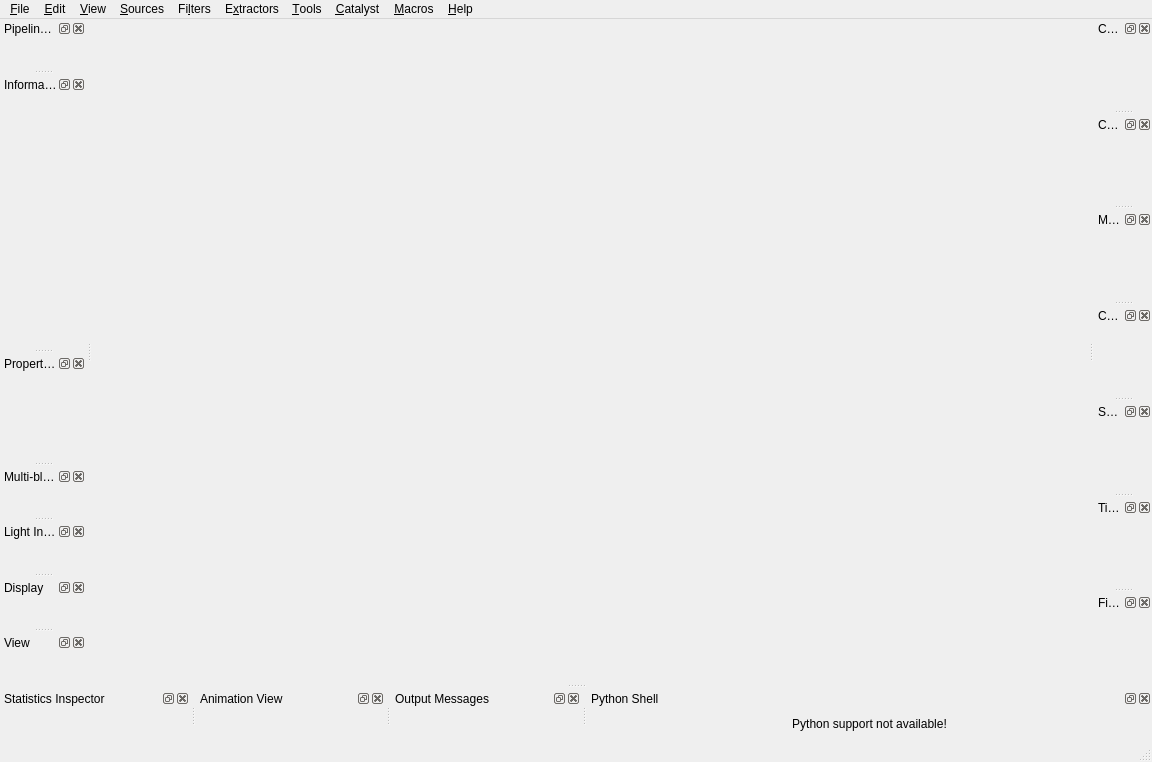
<?xml version="1.0" encoding="UTF-8"?>
<ui version="4.0">
 <class>pqClientMainWindow</class>
 <widget class="QMainWindow" name="pqClientMainWindow">
  <property name="geometry">
   <rect>
    <x>0</x>
    <y>0</y>
    <width>1152</width>
    <height>762</height>
   </rect>
  </property>
  <property name="acceptDrops">
   <bool>true</bool>
  </property>
  <property name="windowTitle">
   <string>MainWindow</string>
  </property>
  <property name="windowIcon">
   <iconset resource="../../Qt/Components/Resources/pqComponents.qrc">
    <normaloff>:/pqWidgets/Icons/pvIcon512.png</normaloff>:/pqWidgets/Icons/pvIcon512.png</iconset>
  </property>
  <widget class="QWidget" name="centralwidget">
   <layout class="QGridLayout" name="gridLayout">
    <property name="leftMargin">
     <number>0</number>
    </property>
    <property name="topMargin">
     <number>0</number>
    </property>
    <property name="rightMargin">
     <number>0</number>
    </property>
    <property name="bottomMargin">
     <number>0</number>
    </property>
    <item row="0" column="0">
     <widget class="pqTabbedMultiViewWidget" name="MultiViewWidget" native="true"/>
    </item>
   </layout>
  </widget>
  <widget class="QMenuBar" name="menubar">
   <property name="geometry">
    <rect>
     <x>0</x>
     <y>0</y>
     <width>1152</width>
     <height>20</height>
    </rect>
   </property>
   <widget class="QMenu" name="menu_File">
    <property name="title">
     <string>&amp;File</string>
    </property>
   </widget>
   <widget class="QMenu" name="menuSources">
    <property name="title">
     <string>&amp;Sources</string>
    </property>
   </widget>
   <widget class="QMenu" name="menuFilters">
    <property name="title">
     <string>Fi&amp;lters</string>
    </property>
   </widget>
   <widget class="QMenu" name="menu_Edit">
    <property name="title">
     <string>&amp;Edit</string>
    </property>
   </widget>
   <widget class="QMenu" name="menu_View">
    <property name="title">
     <string>&amp;View</string>
    </property>
   </widget>
   <widget class="QMenu" name="menuTools">
    <property name="title">
     <string>&amp;Tools</string>
    </property>
   </widget>
   <widget class="QMenu" name="menu_Help">
    <property name="title">
     <string>&amp;Help</string>
    </property>
   </widget>
   <widget class="QMenu" name="menu_Macros">
    <property name="title">
     <string>&amp;Macros</string>
    </property>
   </widget>
   <widget class="QMenu" name="menu_Catalyst">
    <property name="title">
     <string>&amp;Catalyst</string>
    </property>
   </widget>
   <widget class="QMenu" name="menuExtractors">
    <property name="title">
     <string>E&amp;xtractors</string>
    </property>
   </widget>
   <addaction name="menu_File"/>
   <addaction name="menu_Edit"/>
   <addaction name="menu_View"/>
   <addaction name="menuSources"/>
   <addaction name="menuFilters"/>
   <addaction name="menuExtractors"/>
   <addaction name="menuTools"/>
   <addaction name="menu_Catalyst"/>
   <addaction name="menu_Macros"/>
   <addaction name="menu_Help"/>
  </widget>
  <widget class="pqStatusBar" name="statusbar"/>
  <widget class="QDockWidget" name="pipelineBrowserDock">
   <property name="allowedAreas">
    <set>Qt::LeftDockWidgetArea|Qt::RightDockWidgetArea</set>
   </property>
   <property name="windowTitle">
    <string>Pipeline Browser</string>
   </property>
   <attribute name="dockWidgetArea">
    <number>1</number>
   </attribute>
   <widget class="pqPipelineBrowserWidget" name="pipelineBrowser">
    <property name="contextMenuPolicy">
     <enum>Qt::DefaultContextMenu</enum>
    </property>
   </widget>
  </widget>
  <widget class="QDockWidget" name="statisticsDock">
   <property name="allowedAreas">
    <set>Qt::BottomDockWidgetArea|Qt::LeftDockWidgetArea|Qt::RightDockWidgetArea</set>
   </property>
   <property name="windowTitle">
    <string>Statistics Inspector</string>
   </property>
   <attribute name="dockWidgetArea">
    <number>8</number>
   </attribute>
   <widget class="pqDataInformationWidget" name="statisticsView"/>
  </widget>
  <widget class="QDockWidget" name="animationViewDock">
   <property name="windowTitle">
    <string>Animation View</string>
   </property>
   <attribute name="dockWidgetArea">
    <number>8</number>
   </attribute>
   <widget class="pqPVAnimationWidget" name="animationView"/>
  </widget>
  <widget class="QDockWidget" name="comparativePanelDock">
   <property name="allowedAreas">
    <set>Qt::LeftDockWidgetArea|Qt::RightDockWidgetArea</set>
   </property>
   <property name="windowTitle">
    <string>Comparative View Inspector</string>
   </property>
   <attribute name="dockWidgetArea">
    <number>2</number>
   </attribute>
   <widget class="pqComparativeVisPanel" name="comparativeVisPanel"/>
  </widget>
  <widget class="QDockWidget" name="collaborationPanelDock">
   <property name="allowedAreas">
    <set>Qt::LeftDockWidgetArea|Qt::RightDockWidgetArea</set>
   </property>
   <property name="windowTitle">
    <string>Collaboration Panel</string>
   </property>
   <attribute name="dockWidgetArea">
    <number>2</number>
   </attribute>
   <widget class="pqCollaborationPanel" name="collaborationPanel"/>
  </widget>
  <widget class="QDockWidget" name="informationDock">
   <property name="allowedAreas">
    <set>Qt::LeftDockWidgetArea|Qt::RightDockWidgetArea</set>
   </property>
   <property name="windowTitle">
    <string>Information</string>
   </property>
   <attribute name="dockWidgetArea">
    <number>1</number>
   </attribute>
   <widget class="QWidget" name="informationWidgetFrame">
    <layout class="QVBoxLayout" name="verticalLayout_2">
     <item>
      <widget class="QScrollArea" name="informationScrollArea">
       <property name="frameShape">
        <enum>QFrame::NoFrame</enum>
       </property>
       <property name="widgetResizable">
        <bool>true</bool>
       </property>
       <widget class="pqProxyInformationWidget" name="informationWidget">
        <property name="geometry">
         <rect>
          <x>0</x>
          <y>0</y>
          <width>68</width>
          <height>146</height>
         </rect>
        </property>
       </widget>
      </widget>
     </item>
    </layout>
   </widget>
  </widget>
  <widget class="QDockWidget" name="memoryInspectorDock">
   <property name="allowedAreas">
    <set>Qt::LeftDockWidgetArea|Qt::RightDockWidgetArea</set>
   </property>
   <property name="windowTitle">
    <string>Memory Inspector</string>
   </property>
   <attribute name="dockWidgetArea">
    <number>2</number>
   </attribute>
   <widget class="pqMemoryInspectorPanel" name="dockWidgetContents"/>
  </widget>
  <widget class="QDockWidget" name="propertiesDock">
   <property name="minimumSize">
    <size>
     <width>80</width>
     <height>41</height>
    </size>
   </property>
   <property name="allowedAreas">
    <set>Qt::LeftDockWidgetArea|Qt::RightDockWidgetArea</set>
   </property>
   <property name="windowTitle">
    <string>Properties</string>
   </property>
   <attribute name="dockWidgetArea">
    <number>1</number>
   </attribute>
   <widget class="pqPropertiesPanel" name="propertiesPanel"/>
  </widget>
  <widget class="QDockWidget" name="multiBlockInspectorDock">
   <property name="allowedAreas">
    <set>Qt::LeftDockWidgetArea|Qt::RightDockWidgetArea</set>
   </property>
   <property name="windowTitle">
    <string>Multi-block Inspector</string>
   </property>
   <attribute name="dockWidgetArea">
    <number>1</number>
   </attribute>
   <widget class="pqMultiBlockInspectorWidget" name="multiBlockInspectorPanel"/>
  </widget>
  <widget class="QDockWidget" name="lightInspectorDock">
   <property name="allowedAreas">
    <set>Qt::LeftDockWidgetArea|Qt::RightDockWidgetArea</set>
   </property>
   <property name="windowTitle">
    <string>Light Inspector</string>
   </property>
   <attribute name="dockWidgetArea">
    <number>1</number>
   </attribute>
   <widget class="pqLightsInspector" name="lightInspectorPanel"/>
  </widget>
  <widget class="QDockWidget" name="colorMapEditorDock">
   <property name="allowedAreas">
    <set>Qt::LeftDockWidgetArea|Qt::RightDockWidgetArea</set>
   </property>
   <property name="windowTitle">
    <string>Color Map Editor</string>
   </property>
   <attribute name="dockWidgetArea">
    <number>2</number>
   </attribute>
   <widget class="pqColorMapEditor" name="colorMapEditorPanel"/>
  </widget>
  <widget class="QDockWidget" name="selectionDisplayDock">
   <property name="sizePolicy">
    <sizepolicy hsizetype="Minimum" vsizetype="Minimum">
     <horstretch>0</horstretch>
     <verstretch>0</verstretch>
    </sizepolicy>
   </property>
   <property name="allowedAreas">
    <set>Qt::LeftDockWidgetArea|Qt::RightDockWidgetArea</set>
   </property>
   <property name="windowTitle">
    <string>Selection Display Inspector</string>
   </property>
   <attribute name="dockWidgetArea">
    <number>2</number>
   </attribute>
   <widget class="pqFindDataSelectionDisplayFrame" name="selectionDisplayWidget">
    <property name="useVerticalLayout" stdset="0">
     <bool>true</bool>
    </property>
   </widget>
  </widget>
  <widget class="QDockWidget" name="displayPropertiesDock">
   <property name="allowedAreas">
    <set>Qt::LeftDockWidgetArea|Qt::RightDockWidgetArea</set>
   </property>
   <property name="windowTitle">
    <string>Display</string>
   </property>
   <attribute name="dockWidgetArea">
    <number>1</number>
   </attribute>
   <widget class="pqPropertiesPanel" name="displayPropertiesPanel">
    <property name="panelMode" stdset="0">
     <number>2</number>
    </property>
   </widget>
  </widget>
  <widget class="QDockWidget" name="viewPropertiesDock">
   <property name="allowedAreas">
    <set>Qt::LeftDockWidgetArea|Qt::RightDockWidgetArea</set>
   </property>
   <property name="windowTitle">
    <string>View</string>
   </property>
   <attribute name="dockWidgetArea">
    <number>1</number>
   </attribute>
   <widget class="pqPropertiesPanel" name="viewPropertiesPanel">
    <property name="panelMode" stdset="0">
     <number>4</number>
    </property>
   </widget>
  </widget>
  <widget class="QDockWidget" name="timeInspectorDock">
   <property name="allowedAreas">
    <set>Qt::AllDockWidgetAreas</set>
   </property>
   <property name="windowTitle">
    <string>Time Inspector</string>
   </property>
   <attribute name="dockWidgetArea">
    <number>2</number>
   </attribute>
   <widget class="pqTimeInspectorWidget" name="timeInspectorPanel"/>
  </widget>
  <widget class="QDockWidget" name="outputWidgetDock">
   <property name="floating">
    <bool>false</bool>
   </property>
   <property name="windowTitle">
    <string>Output Messages</string>
   </property>
   <attribute name="dockWidgetArea">
    <number>8</number>
   </attribute>
   <widget class="pqOutputWidget" name="outputWidget">
    <property name="settingsKey" stdset="0">
     <string>OutputMessages</string>
    </property>
   </widget>
  </widget>
  <widget class="QDockWidget" name="pythonShellDock">
   <property name="sizePolicy">
    <sizepolicy hsizetype="Preferred" vsizetype="MinimumExpanding">
     <horstretch>0</horstretch>
     <verstretch>0</verstretch>
    </sizepolicy>
   </property>
   <property name="floating">
    <bool>false</bool>
   </property>
   <property name="windowTitle">
    <string>Python Shell</string>
   </property>
   <attribute name="dockWidgetArea">
    <number>8</number>
   </attribute>
   <widget class="QWidget" name="pythonShellDummy">
    <property name="sizePolicy">
     <sizepolicy hsizetype="MinimumExpanding" vsizetype="MinimumExpanding">
      <horstretch>0</horstretch>
      <verstretch>0</verstretch>
     </sizepolicy>
    </property>
    <layout class="QHBoxLayout" name="horizontalLayout">
     <item>
      <widget class="QLabel" name="label">
       <property name="text">
        <string>Python support not available!</string>
       </property>
       <property name="alignment">
        <set>Qt::AlignCenter</set>
       </property>
      </widget>
     </item>
    </layout>
   </widget>
  </widget>
  <widget class="QDockWidget" name="findDataDock">
   <property name="allowedAreas">
    <set>Qt::LeftDockWidgetArea|Qt::RightDockWidgetArea</set>
   </property>
   <property name="windowTitle">
    <string>Find Data</string>
   </property>
   <attribute name="dockWidgetArea">
    <number>2</number>
   </attribute>
   <widget class="pqFindDataWidget" name="findDataPanel"/>
  </widget>
 </widget>
 <customwidgets>
  <customwidget>
   <class>pqProxyInformationWidget</class>
   <extends>QWidget</extends>
   <header>pqProxyInformationWidget.h</header>
   <container>1</container>
  </customwidget>
  <customwidget>
   <class>pqPipelineBrowserWidget</class>
   <extends>QWidget</extends>
   <header>pqPipelineBrowserWidget.h</header>
   <container>1</container>
  </customwidget>
  <customwidget>
   <class>pqTabbedMultiViewWidget</class>
   <extends>QWidget</extends>
   <header>pqTabbedMultiViewWidget.h</header>
   <container>1</container>
  </customwidget>
  <customwidget>
   <class>pqPVAnimationWidget</class>
   <extends>QWidget</extends>
   <header>pqPVAnimationWidget.h</header>
   <container>1</container>
  </customwidget>
  <customwidget>
   <class>pqDataInformationWidget</class>
   <extends>QWidget</extends>
   <header>pqDataInformationWidget.h</header>
   <container>1</container>
  </customwidget>
  <customwidget>
   <class>pqStatusBar</class>
   <extends>QStatusBar</extends>
   <header>pqStatusBar.h</header>
  </customwidget>
  <customwidget>
   <class>pqComparativeVisPanel</class>
   <extends>QWidget</extends>
   <header>pqComparativeVisPanel.h</header>
   <container>1</container>
  </customwidget>
  <customwidget>
   <class>pqCollaborationPanel</class>
   <extends>QWidget</extends>
   <header>pqCollaborationPanel.h</header>
   <container>1</container>
  </customwidget>
  <customwidget>
   <class>pqMemoryInspectorPanel</class>
   <extends>QWidget</extends>
   <header>pqMemoryInspectorPanel.h</header>
   <container>1</container>
  </customwidget>
  <customwidget>
   <class>pqPropertiesPanel</class>
   <extends>QWidget</extends>
   <header>pqPropertiesPanel.h</header>
   <container>1</container>
  </customwidget>
  <customwidget>
   <class>pqColorMapEditor</class>
   <extends>QWidget</extends>
   <header>pqColorMapEditor.h</header>
   <container>1</container>
  </customwidget>
  <customwidget>
   <class>pqFindDataSelectionDisplayFrame</class>
   <extends>QWidget</extends>
   <header>pqFindDataSelectionDisplayFrame.h</header>
   <container>1</container>
  </customwidget>
  <customwidget>
   <class>pqTimeInspectorWidget</class>
   <extends>QWidget</extends>
   <header>pqTimeInspectorWidget.h</header>
   <container>1</container>
  </customwidget>
  <customwidget>
   <class>pqOutputWidget</class>
   <extends>QWidget</extends>
   <header>pqOutputWidget.h</header>
   <container>1</container>
  </customwidget>
  <customwidget>
   <class>pqMultiBlockInspectorWidget</class>
   <extends>QWidget</extends>
   <header>pqMultiBlockInspectorWidget.h</header>
   <container>1</container>
  </customwidget>
  <customwidget>
   <class>pqLightsInspector</class>
   <extends>QWidget</extends>
   <header>pqLightsInspector.h</header>
   <container>1</container>
  </customwidget>
  <customwidget>
   <class>pqFindDataWidget</class>
   <extends>QWidget</extends>
   <header>pqFindDataWidget.h</header>
   <container>1</container>
  </customwidget>
 </customwidgets>
 <resources>
  <include location="../../Qt/Components/Resources/pqComponents.qrc"/>
 </resources>
 <connections/>
</ui>
